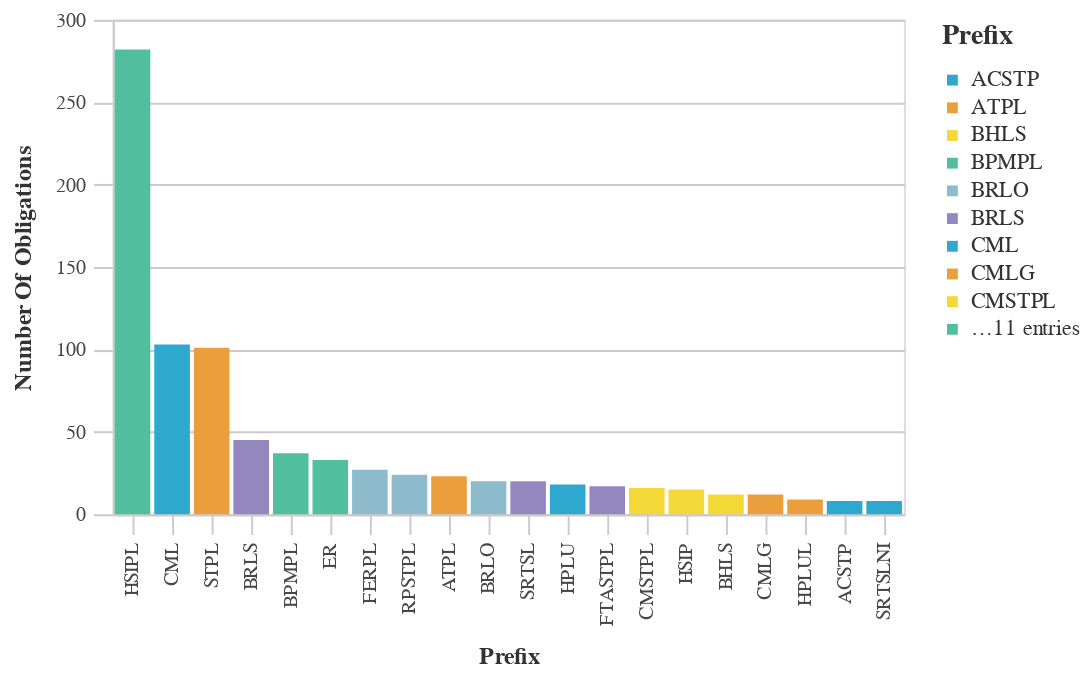

Source (notebook cell):
### Markdown cell above
### Most Used Prefix Codes

### Code cell
#Bar chart with the Most Used Prefix Counts
chart_df = (df_top>>filter(_.variable=='prefix')).rename(columns={"value":"Prefix",
                                 "count":"Number of Obligations"})
chart9= (_dla_utils.basic_bar_chart_no_save(chart_df, 'Prefix', 'Number of Obligations', 'Prefix', district))
    

display(chart9)

### Figure 1 — Vega-Lite specification as saved in the notebook (floating-point values rounded to 4 significant figures)
{"config": {"view": {"continuousWidth": 400, "continuousHeight": 300}, "axis": {"domainColor": "#cbcbcb", "grid": true, "gridColor": "#cbcbcb", "gridWidth": 1, "labelColor": "#474747", "labelFont": "Nunito Sans", "labelFontSize": 10, "labelPadding": 4, "tickColor": "#cbcbcb", "tickSize": 10, "titleColor": "#333", "titleFont": "Raleway", "titleFontSize": 12, "titlePadding": 10}, "axisBand": {"grid": false}, "background": "white", "font": "Raleway", "header": {"labelFont": "Nunito Sans", "titleFont": "Raleway"}, "legend": {"labelColor": "#333", "labelFont": "Nunito Sans", "labelFontSize": 11, "labelLimit": 0, "padding": 1, "symbolSize": 30, "symbolType": "square", "titleColor": "#333", "titleFont": "Raleway", "titleFontSize": 14, "titlePadding": 10}, "title": {"anchor": "middle", "font": "Raleway", "fontSize": 18, "fontWeight": 300, "offset": 20}}, "data": {"name": "data-0275989a7df3e47fa78ae8513aa57228"}, "mark": "bar", "encoding": {"color": {"field": "Prefix", "legend": {"symbolLimit": 10, "title": "Prefix"}, "scale": {"range": ["#2EA8CE", "#EB9F3C", "#F4D837", "#51BF9D", "#8CBCCB", "#9487C0"]}, "type": "nominal"}, "tooltip": [{"field": "Prefix", "title": "Prefix", "type": "nominal"}, {"field": "Number of Obligations", "title": "Number Of Obligations", "type": "quantitative"}], "x": {"field": "Prefix", "sort": "-y", "title": "Prefix", "type": "nominal"}, "y": {"field": "Number of Obligations", "title": "Number Of Obligations", "type": "quantitative"}}, "height": 250, "width": 400, "$schema": "https://vega.github.io/schema/vega-lite/v4.17.0.json", "datasets": {"data-0275989a7df3e47fa78ae8513aa57228": [{"Prefix": "HSIPL", "Number of Obligations": 282, "variable": "prefix"}, {"Prefix": "CML", "Number of Obligations": 103, "variable": "prefix"}, {"Prefix": "STPL", "Number of Obligations": 101, "variable": "prefix"}, {"Prefix": "BRLS", "Number of Obligations": 45, "variable": "prefix"}, {"Prefix": "BPMPL", "Number of Obligations": 37, "variable": "prefix"}, {"Prefix": "ER", "Number of Obligations": 33, "variable": "prefix"}, {"Prefix": "FERPL", "Number of Obligations": 27, "variable": "prefix"}, {"Prefix": "RPSTPL", "Number of Obligations": 24, "variable": "prefix"}, {"Prefix": "ATPL", "Number of Obligations": 23, "variable": "prefix"}, {"Prefix": "BRLO", "Number of Obligations": 20, "variable": "prefix"}, {"Prefix": "SRTSL", "Number of Obligations": 20, "variable": "prefix"}, {"Prefix": "HPLU", "Number of Obligations": 18, "variable": "prefix"}, {"Prefix": "FTASTPL", "Number of Obligations": 17, "variable": "prefix"}, {"Prefix": "CMSTPL", "Number of Obligations": 16, "variable": "prefix"}, {"Prefix": "HSIP", "Number of Obligations": 15, "variable": "prefix"}, {"Prefix": "BHLS", "Number of Obligations": 12, "variable": "prefix"}, {"Prefix": "CMLG", "Number of Obligations": 12, "variable": "prefix"}, {"Prefix": "HPLUL", "Number of Obligations": 9, "variable": "prefix"}, {"Prefix": "ACSTP", "Number of Obligations": 8, "variable": "prefix"}, {"Prefix": "SRTSLNI", "Number of Obligations": 8, "variable": "prefix"}]}}
